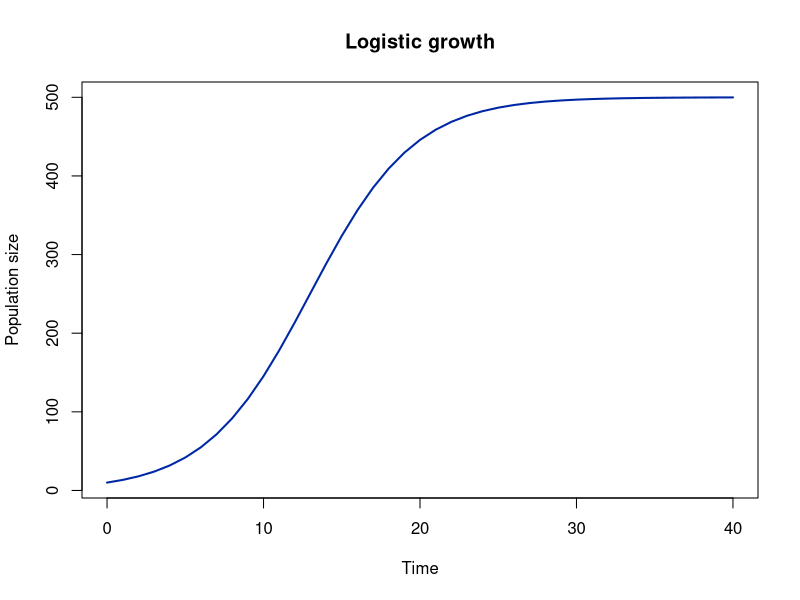

Write the R code that produced this figure.
## ---- chunk 1
#| label: fig-logistic
#| fig-cap: "A simple logistic growth curve — the sort of predictive model the group works with."
#| code-fold: true

r <- 0.3     # intrinsic growth rate
K <- 500     # carrying capacity
N0 <- 10     # initial population size
t <- 0:40

N <- K / (1 + ((K - N0) / N0) * exp(-r * t))

plot(t, N, type = "l", lwd = 2, col = "#0028A5",
     xlab = "Time", ylab = "Population size",
     main = "Logistic growth")
